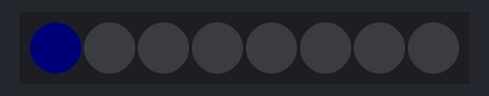
The program below on a simulated ESP32 board running MicroPython. Parts: 8 RGB LEDs in strip order, left to right. Dim RGB values are drawn brighter than linear. At 10.4 s the program stops and its outputs stay as they are.

Above: at 0.42 s.
At 1.64 s:
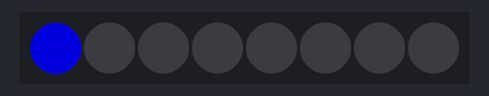
At 2.85 s:
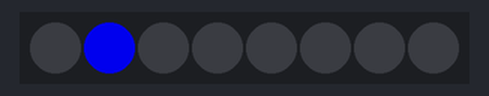
At 5.57 s:
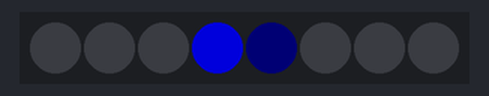
At 7.98 s:
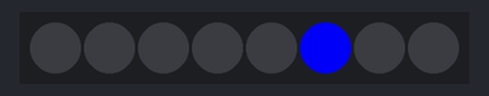
At 10.5 s:
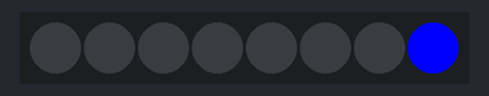
Timing chart, 0 to 11.9 s (numbered marks = the images above):
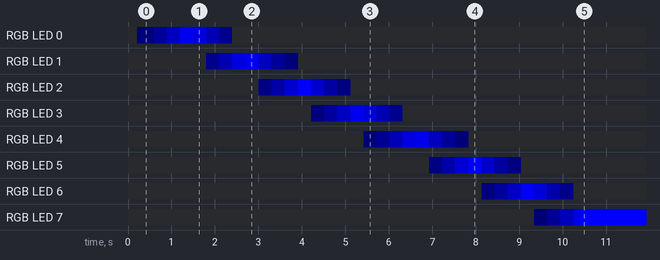

The program:

neopixel-progressif.py
```python
## pour une progression douce entre les LED
from machine import Pin, ADC
from time import sleep
from neopixel import NeoPixel

n = 8                          # nombre de pixels
p = 26                         # pin de commande du neopixel
np = NeoPixel(Pin(p), n)       # creation de l'instance np
coef = 3                       # coef pour linearisation sensation lumiere
max = 1000                     # echelle maxi

for x in range (max+1):
    entier = x * n // max
    frac2 = int((x * n / max - entier) * 255)
    frac1 = 255 - frac2
    c2 = int((frac2/255)** coef * 255)  ## avec la pente parabolique
    c1 = int((frac1/255)** coef * 255)
    #print("x=",x,"  entier=", entier, "  frac1 =", frac1,
    #"  c1 =", c1,  "  frac2 =", frac2, "  c2 =", c2)
    if entier != n :              # pour eviter le debordement
        np[entier] = (0, 0, c2)
    if entier > 0 :               # pour eviter d'ecrire a l'index -1
       np[entier-1] = (0, 0, c1)
    np.write()
    sleep(0.01)
    
```

Measured:
- by itself, RGB LED 3: off → RGB(0, 0, 3) at 4.2 s, → RGB(0, 0, 26) 0.30 s later, → RGB(0, 0, 88) 0.30 s later, → RGB(0, 0, 207) 0.30 s later, … (8 changes in this stretch)
- by itself, RGB LED 4: off → RGB(0, 0, 1) at 5.4 s, → RGB(0, 0, 16) 0.30 s later, → RGB(0, 0, 64) 0.30 s later, → RGB(0, 0, 163) 0.30 s later, … (9 changes in this stretch)
